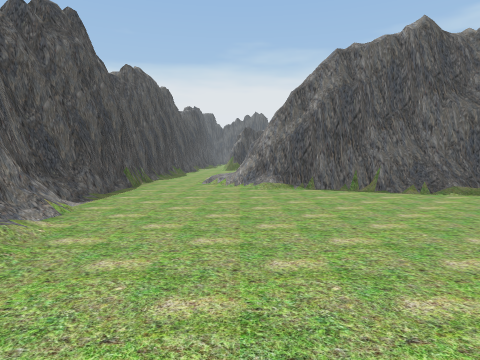
[1] (above)

24 first-person views from a walk through a Unity game level. The camera is 1.2 m above the floor, tilts 4° down and sees 75° across. The floor is counted in squares, 2 m on a side. Each view is taken from the middle of a square. On the plan, view 1 faces up. The plan holds only what a view shows up to about 9 squares ahead; the rest is blank. The place goes on beyond the plan.

[2]
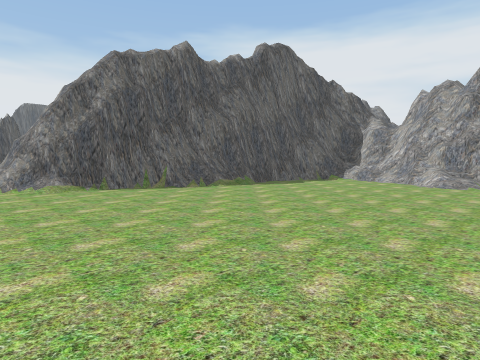

[3]
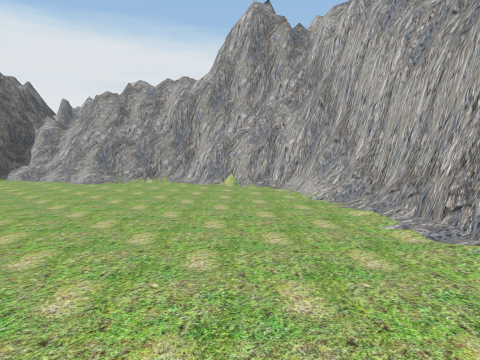

[4]
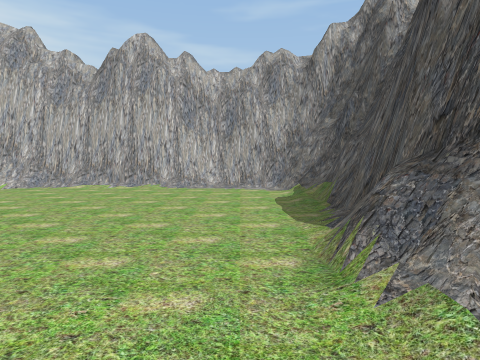

[5]
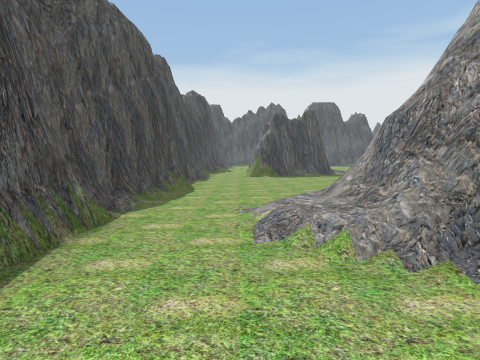

[6]
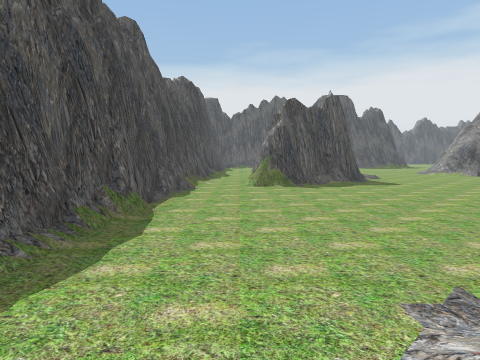

[7]
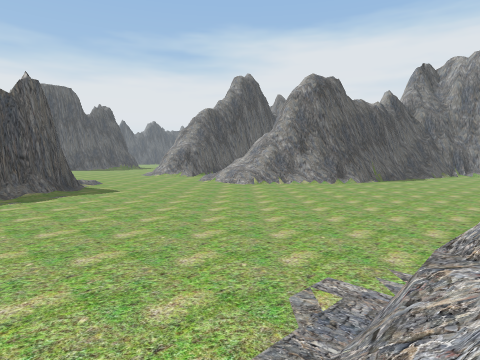

[8]
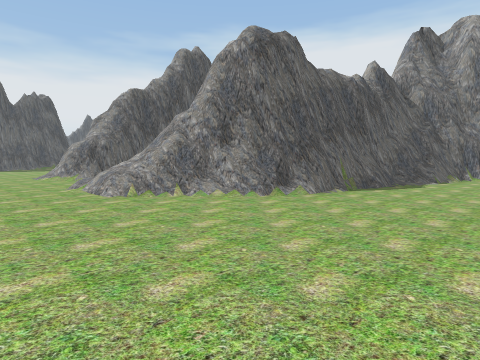

[9]
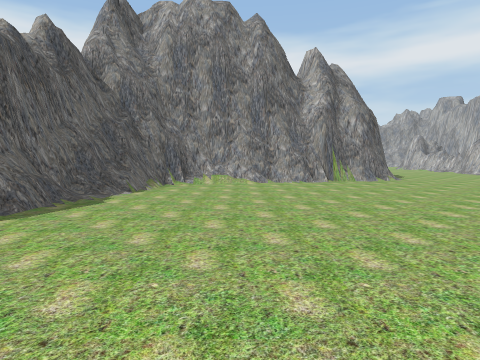

[10]
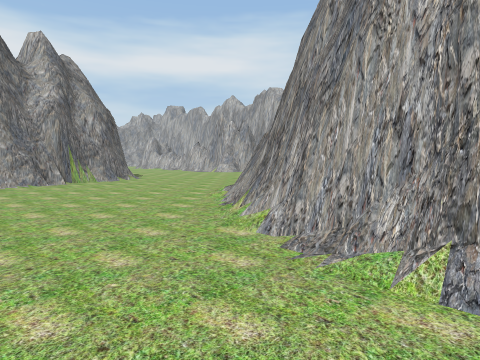

[11]
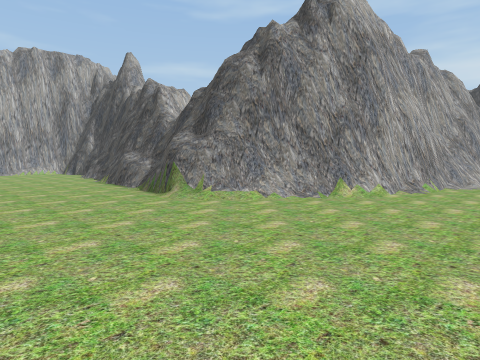

[12]
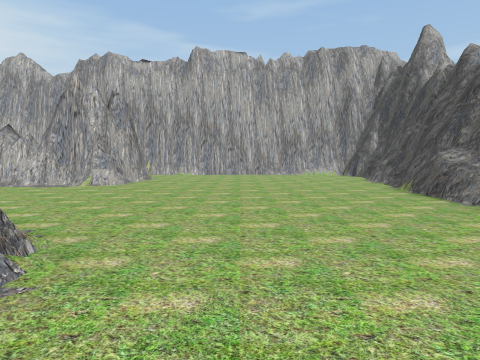

[13]
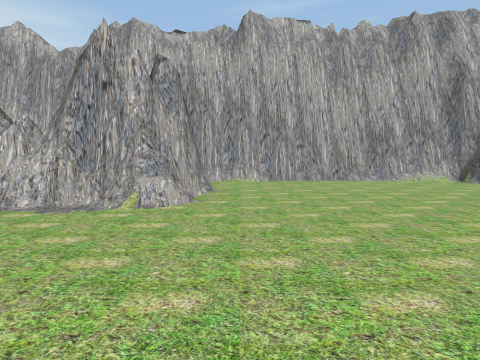

[14]
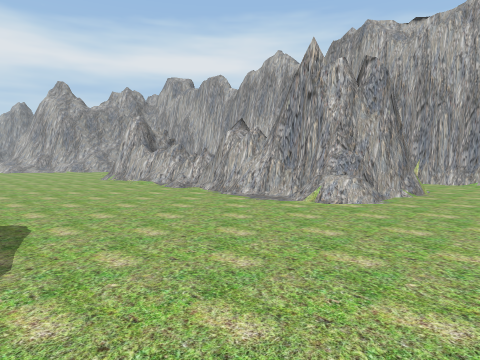

[15]
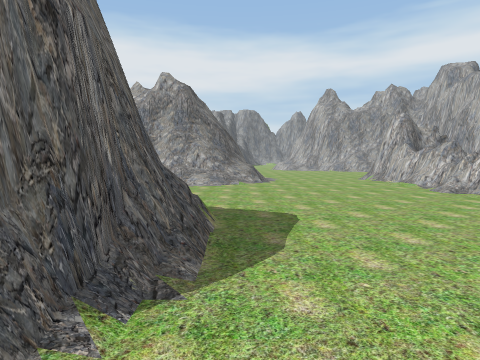

[16]
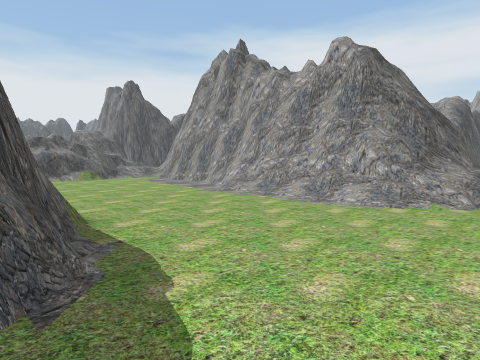

[17]
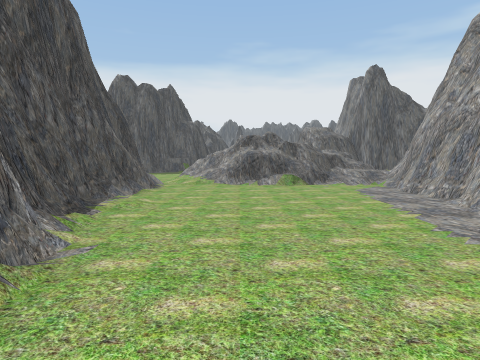

[18]
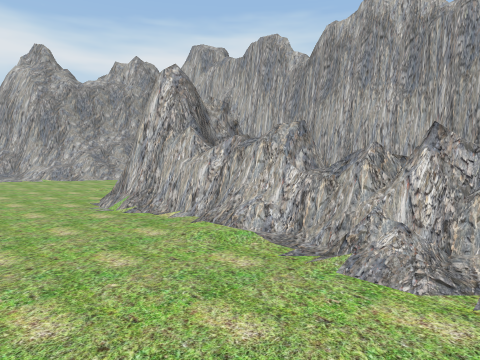

[19]
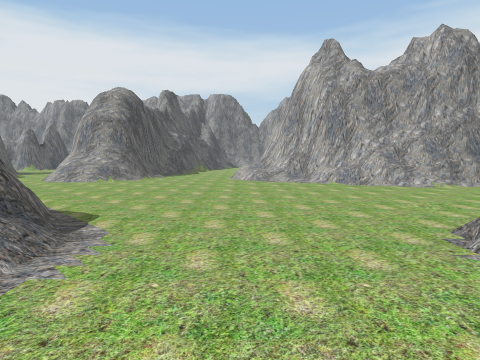

[20]
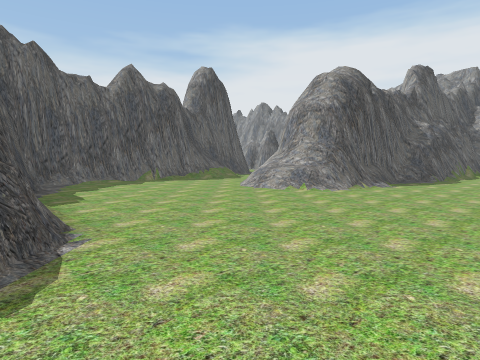

[21]
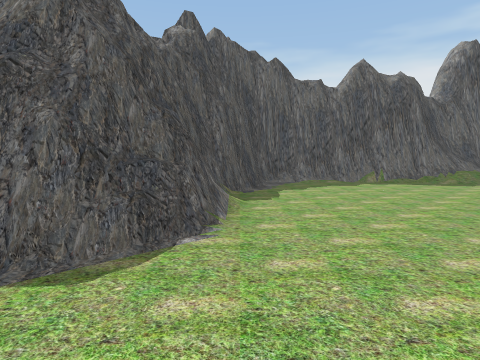

[22]
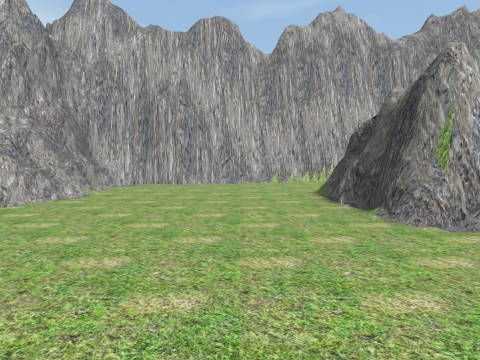

[23]
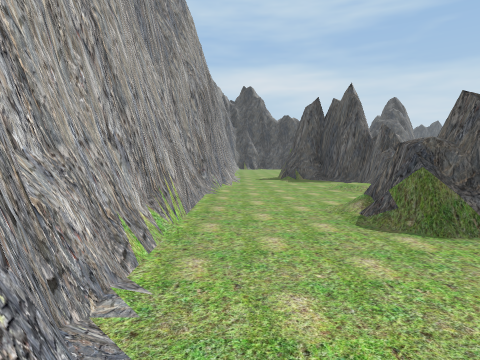

[24]
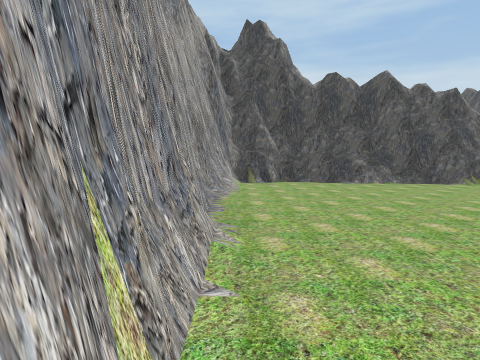

### Floor plan
Key: @ floor where view 1 was taken; # wall or solid block; x gap in a wall; . main floor; : floor 0.5 m higher than the main floor; + floor 1.75 m higher than the main floor; / step, stairs or slope; = window, fence, low wall or low ledge; ^ raised ledge.
Columns run from 3 left of view 1 to 36 right of it. Each row starts with its distance up from view 1.
 20         ..#
 19         ..##
 18       /...
 17 #/. ##.../
 16 #//##....//#
 15 #///...../##         // = x=
 14 #=........=##       #//x+/:#
 13 #...........#####   ##/=///#
 12 #...............###  #..../# ###  ###
 11 #.................#  #....## #/####=
 10 #.................#  #....#  #......
  9 #../#####.........#  #....####.....
  8 #./### ######.....## #/../###..../##
  7 #..### ###  ##.....###/../###..../##
  6 #....#####   ##....###.../###..../#####
  5 #........### ##.........../##.........##
  4 #..........# ##........................
  3 ##.........# #^...................
  2  #........## ##................../#
  1  #........## #......#.######.....##
  0  #.@......#  #......####^###....=#
 -1 ##........#  #......##../..#....##
 -2 #/.......##  #..................##
 -3 ##.....###   #..................#
 -4  ########    ########  ##########

Where each view was taken, in squares from view 1:
view 1: 0 up, 0 right, facing up
view 2: 0 up, 1 left, facing up-right
view 3: 2 down, 1 left, facing right
view 4: 3 up, 1 left, facing down
view 5: 5 up, 1 left, facing up
view 6: 8 up, 1 left, facing up
view 7: 9 up, 0 right, facing up-right
view 8: 10 up, 4 right, facing up-right
view 9: 10 up, 7 right, facing right
view 10: 10 up, 7 right, facing down-right
view 11: 10 up, 14 right, facing down-left
view 12: 8 up, 14 right, facing down
view 13: 5 up, 16 right, facing down
view 14: 5 up, 15 right, facing down-right
view 15: 5 up, 15 right, facing right
view 16: 4 up, 18 right, facing up-right
view 17: 6 up, 20 right, facing up
view 18: 3 up, 20 right, facing down-right
view 19: 3 up, 22 right, facing right
view 20: 3 up, 25 right, facing up-right
view 21: 3 up, 26 right, facing up
view 22: 4 up, 26 right, facing down
view 23: 3 down, 27 right, facing left
view 24: 3 down, 18 right, facing left
